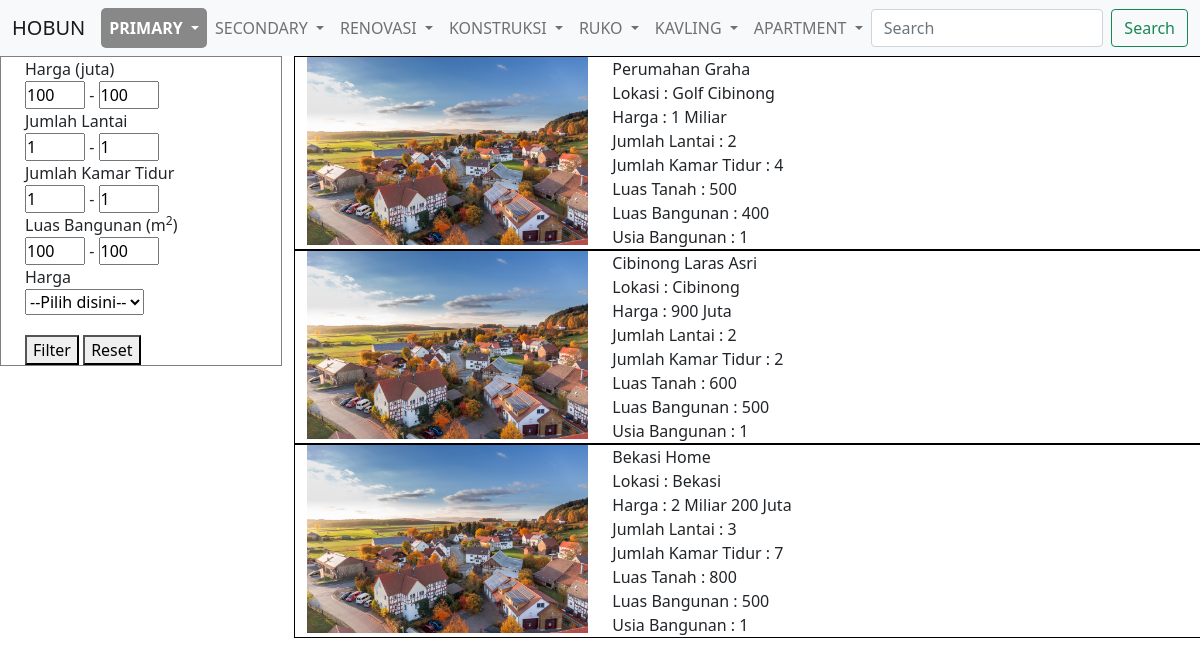
Page /page/primary/primary-page.php on the earlier database version.
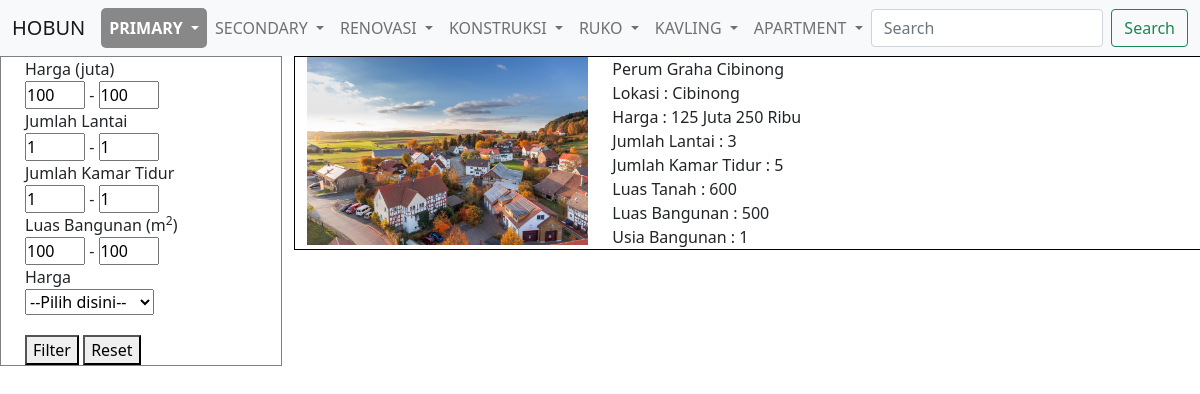
Same page on the later database version.
### tables this page shows
CREATE TABLE IF NOT EXISTS `kategori` (
  `id_kategori` int(2) NOT NULL,
  `jenis_kategori` varchar(20) NOT NULL
);

CREATE TABLE IF NOT EXISTS `primary_home` (
  `id_primary` int(11) NOT NULL,
  `nama_object` varchar(30) NOT NULL,
  `lokasi` text NOT NULL,
  `jumlah_lantai` int(11) NOT NULL,
  `harga` varchar(20) NOT NULL,
  `luas_tanah` int(11) NOT NULL,
  `luas_bangunan` int(11) NOT NULL,
  `jumlah_kamar_tidur` int(11) NOT NULL,
  `usia_bangunan` int(11) NOT NULL,
  `id_harga` int(11) NOT NULL,
  `id_luas` int(5) NOT NULL
);

### page/primary/primary-page.php (the view, shortened to what this page needs)
<?php
	include "../../connection.php";
?>
<!DOCTYPE html>
<html lang="en">
	<head>
		<link href="https://cdn.jsdelivr.net/npm/bootstrap@5.0.0-beta1/dist/css/bootstrap.min.css" rel="stylesheet">
		<link rel="stylesheet" href="./style-primary.css">
	</head>
	<body>
		<?php
            include "../../component/navigation.php";
        ?>
		<div class="row">
			<div id="filter" class="col-3">
				<form action="./primary-page.php" method="POST" class="container">
				<div class="slidecontainer">
						<label for="harga">Harga (juta)</label><br/>
							<input class="min-max" type="number" min=100 value="<?php if(isset($_POST['min_harga'])){
									echo $_POST['min_harga'];
								}else{
									echo "100";
								}?>"id="minHarga" name="min_harga" placeholder="min">
						<label> - </label>
							<input class="min-max" type="number" min=100 value="<?php if(isset($_POST['max_harga'])){
									echo $_POST['max_harga'];
								}else{
									echo "100";
								}?>"id="maxHarga" name="max_harga" placeholder="max">
					</div>
					<div class="slidecontainer">
						<label for="jumlahLantai">Jumlah Lantai</label><br/>
							<input class="min-max" type="number" min=1 value="<?php if(isset($_POST['min_jumlah_lantai'])){
									echo $_POST['min_jumlah_lantai'];
								}else{
									echo "1";
								}?>"id="minJumlahLantai" name="min_jumlah_lantai" placeholder="min">
						<label> - </label>
							<input class="min-max" type="number" min=1 value="<?php if(isset($_POST['max_jumlah_lantai'])){
									echo $_POST['max_jumlah_lantai'];
								}else{
									echo "1";
								}?>"id="maxJumlahLantai" name="max_jumlah_lantai" placeholder="max">
					</div>
					<div class="slidecontainer">
						<label for="kamarTidur">Jumlah Kamar Tidur</label><br/>
							<input class="min-max" type="number" min=1 value="<?php if(isset($_POST['min_kamar_tidur'])){
									echo $_POST['min_kamar_tidur'];
								}else{
									echo "1";
								}?>"id="minKamarTidur" name="min_kamar_tidur" placeholder="min">
						<label> - </label>
							<input class="min-max" type="number" min=1 value="<?php if(isset($_POST['max_kamar_tidur'])){
									echo $_POST['max_kamar_tidur'];
								}else{
									echo "1";
								}?>"id="maxLuasBangunan" name="max_kamar_tidur" placeholder="max">
					</div>
					<div>
						<label for="luasBangunan">Luas Bangunan (m<sup>2</sup>)</label><br/>
							<input class="min-max" type="number" min=100 value="<?php if(isset($_POST['min_luas_bangunan'])){
								echo $_POST['min_luas_bangunan'];
							}else{
								echo "100";
							}?>"id="minLuasBangunan" name="min_luas_bangunan" placeholder="min">
						<label> - </label>
							<input class="min-max" type="number" min=199 value="<?php if(isset($_POST['max_luas_bangunan'])){
								echo $_POST['max_luas_bangunan'];
							}else{
								echo "100";
							}?>"id="maxLuasBangunan" name="max_luas_bangunan" placeholder="min">
					</div>
					<div class="slidecontainer">
						<label for="harga">Harga</label><br/>
							<select name="harga">
								<option selected="on">--Pilih disini--</option>
							</select>
					</div>
					<button type="submit" value="true" name="filter" style="margin-top:20px">Filter</button>
					<button type="submit" onclick="document.location.href='./primary-page.php'"/>Reset</button>
				</form>
			</div>
			<div id="main-content" class="col-9">
					<?php
						if(isset($_POST['filter']) == 'true'){
							$min_harga = $_POST['min_harga'];
							$max_harga = $_POST['max_harga'];
							$min_jumlah_lantai = $_POST['min_jumlah_lantai'];
							$max_jumlah_lantai = $_POST['max_jumlah_lantai'];
							$min_kamar_tidur = $_POST['min_kamar_tidur'];
							$max_kamar_tidur = $_POST['max_kamar_tidur'];
							$min_luas_bangunan = $_POST['min_luas_bangunan'];
							$max_luas_bangunan = $_POST['max_luas_bangunan'];
							$min_harga *= 1000000;
							$max_harga *= 1000000;
							$sql = "SELECT * FROM primary_home WHERE harga >= $min_harga AND harga <= $max_harga AND jumlah_lantai >= $min_jumlah_lantai AND jumlah_lantai <= $max_jumlah_lantai AND jumlah_kamar_tidur >= $min_kamar_tidur AND jumlah_kamar_tidur <= $max_kamar_tidur AND luas_bangunan >= $min_luas_bangunan AND luas_bangunan <= $max_luas_bangunan;";
						}else{
							$sql = "SELECT * FROM primary_home";
						}
						$query = mysqli_query($conn, $sql);
						if(mysqli_num_rows($query) == 0){
							echo "no result";
						}else{
							while($row = mysqli_fetch_array($query)){
								$lengthPrice = strlen($row['harga']) - 6;
								$price = "";
								$pricePlus = "";
								if($lengthPrice > 3){
									$digit = $lengthPrice - 3;
									for($i=1;$i<=$digit;$i++){
										$price .= $row['harga'][$i-1];
									}
									$price .= " Miliar ";
									if($row['harga'][1] != '0'){
										for($i=1;$i<4;$i++){
											$pricePlus .= $row['harga'][$i];
										}
										$price .= $pricePlus." Juta";
									}
								}else{
									for($i=1;$i<=$lengthPrice;$i++){
										if($row['harga'][0] == '0'){
											continue;
										}else{
											$price .= $row['harga'][$i-1];
										}
									}
									$price .= " Juta ";
									if($row['harga'][1] != '0'){
										for($i=1;$i<4;$i++){
											$pricePlus .= $row['harga'][$i];
										}
										$price .= $pricePlus." Ribu";
									}
								}
								?>
									<div class="row" style="border: 1px solid black">
										<div class="col-4">
											<img src="../../image/primary1.jpg" alt="foto" width="100%" height="auto">
										</div>
										<div class="col-8">
								<?php
								echo $row['nama_object']."<br/>";
								echo "Lokasi : ".$row['lokasi']."<br/>";
								echo "Harga : ".$price."<br/>";
								echo "Jumlah Lantai : ".$row['jumlah_lantai']."<br/>";
								echo "Jumlah Kamar Tidur : ".$row['jumlah_kamar_tidur']."<br/>";
								echo "Luas Tanah : ".$row['luas_tanah']."<br/>";
								echo "Luas Bangunan : ".$row['luas_bangunan']."<br/>";
								echo "Usia Bangunan : ".$row['usia_bangunan'];
								?>
										</div>
									</div>
								<?php
							}
						}
					?>
			</div>
		</div>
	</body>
</html>

### component/navigation.php (shortened to what this page needs)
<nav class="navbar navbar-expand-lg navbar-light bg-light">
  <div class="container-fluid">
    <a class="navbar-brand" href="../../home.php">HOBUN</a>
    <div class="collapse navbar-collapse" id="navbarSupportedContent">
      <ul class="navbar-nav me-auto mb-2 mb-lg-0">
        <?php
          $select = mysqli_query($conn, "SELECT * FROM kategori");
          while($row = mysqli_fetch_array($select)){
        ?>
        <li class="nav-item dropdown">
          <a class="nav-link dropdown-toggle" href="#" id="<?="kategori".$row['id_kategori']?>" data-bs-toggle="dropdown" aria-expanded="false">
            <?=strtoupper($row['jenis_kategori'])?>
          </a>
          <?php
            switch($row['jenis_kategori']){
              case 'primary':
          ?>
                <ul class="dropdown-menu" aria-labelledby="navbarDropdown">
                  <li><a class="dropdown-item" href="./primary-page.php">Lokasi</a></li>
                  <li><a class="dropdown-item" href="./primary-page.php">Harga</a></li>
                  <li><a class="dropdown-item" href="./primary-page.php">Luas Tanah</a></li>
                  <li><a class="dropdown-item" href="./primary-page.php">Luas Bangunan</a></li>
                  <li><a class="dropdown-item" href="./primary-page.php">Jumlah Kamar Tidur</a></li>
                </ul>
          <?php
                break;
              case 'secondary':
          ?>
              <ul class="dropdown-menu" aria-labelledby="navbarDropdown">
                  <li><a class="dropdown-item" href="#">secondary</a></li>
                  <li><a class="dropdown-item" href="#">Another action</a></li>
                  <li><hr class="dropdown-divider"></li>
                  <li><a class="dropdown-item" href="#">Something else here</a></li>
                </ul>
          <?php
                break;
              case 'renovasi':
          ?>
              <ul class="dropdown-menu" aria-labelledby="navbarDropdown">
                  <li><a class="dropdown-item" href="#">Teras</a></li>
                  <li><a class="dropdown-item" href="#">Facade</a></li>
                  <li><a class="dropdown-item" href="#">Garasi</a></li>
                  <li><a class="dropdown-item" href="#">Taman</a></li>
                  <li><a class="dropdown-item" href="#">Ruang Tamu</a></li>
                  <li><a class="dropdown-item" href="#">Kamar Tidur</a></li>
                  <li><a class="dropdown-item" href="#">Kamar Mandi</a></li>
                  <li><a class="dropdown-item" href="#">Dapur</a></li>
                  <li><a class="dropdown-item" href="#">Taman Belakang</a></li>
                  <li><a class="dropdown-item" href="#">Laundry Area</a></li>
                  <li><a class="dropdown-item" href="#">Tangga</a></li>
                  <li><a class="dropdown-item" href="#">Balkon</a></li>
                </ul>
          <?php
                break;
              case 'konstruksi':
          ?>
                <ul class="dropdown-menu" aria-labelledby="navbarDropdown">
                  <li><a class="dropdown-item" href="#">konstruksi</a></li>
                  <li><a class="dropdown-item" href="#">Another action</a></li>
                  <li><hr class="dropdown-divider"></li>
                  <li><a class="dropdown-item" href="#">Something else here</a></li>
                </ul>
          <?php
                break;
              case 'ruko':
          ?>
                <ul class="dropdown-menu" aria-labelledby="navbarDropdown">
                  <li><a class="dropdown-item" href="#">ruko</a></li>
                  <li><a class="dropdown-item" href="#">Another action</a></li>
                  <li><hr class="dropdown-divider"></li>
                  <li><a class="dropdown-item" href="#">Something else here</a></li>
                </ul>
          <?php
                break;
              case 'kavling':
          ?>
                <ul class="dropdown-menu" aria-labelledby="navbarDropdown">
                  <li><a class="dropdown-item" href="#">kavling</a></li>
                  <li><a class="dropdown-item" href="#">Another action</a></li>
                  <li><hr class="dropdown-divider"></li>
                  <li><a class="dropdown-item" href="#">Something else here</a></li>
                </ul>
          <?php
                break;
              case 'apartment':
          ?>
        </li>
        <?php
                break;
            }
          }
        ?>
      </ul>
      <div class="d-flex">
        <input class="form-control me-2" type="search" placeholder="Search" aria-label="Search" id="myInput">
        <button class="btn btn-outline-success" type="submit" id="searchButton">Search</button>
      </div>
    </div>
  </div>
</nav>

### page/primary/style-primary.css (style rules this page uses)
form { border: 1px solid grey; }
.min-max { width:60px; padding:0px; }

### component/navigation.php (style rules this page uses)
.nav-link { position: relative; display: inline-block; }

### page/primary/primary-page.php (style rules this page uses)
#kategori1 { font-weight: bold; background-color: #888; color: #fff; border-radius: 5px; }

Differences in the rows shown:
removed primary_home: nama_object "Cibinong Laras Asri", lokasi "Cibinong", price "900 Juta", jumlah_lantai "2", jumlah_kamar_tidur "2", luas_tanah "600", luas_bangunan "500", usia_bangunan "1"
removed primary_home: nama_object "Bekasi Home", lokasi "Bekasi", price "2 Miliar 200 Juta", jumlah_lantai "3", jumlah_kamar_tidur "7", luas_tanah "800", luas_bangunan "500", usia_bangunan "1"
changed primary_home: nama_object "Perumahan Graha" → "Perum Graha Cibinong"; lokasi "Golf Cibinong" → "Cibinong"; price "1 Miliar" → "125 Juta 250 Ribu"; jumlah_lantai "2" → "3"; jumlah_kamar_tidur "4" → "5"; luas_tanah "500" → "600"; luas_bangunan "400" → "500"
